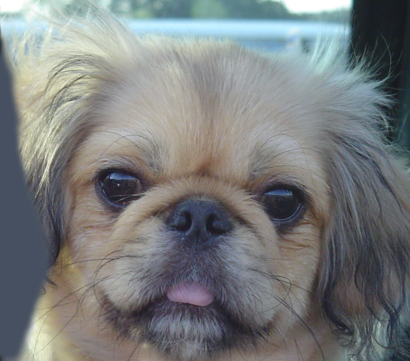
#> input picture hw1/task1and2_hybrid_pyramid/dog.bmp, 410 x 361 px
$ jupyter execute --allow-errors hw1.ipynb
#> lines starting #> are read from the running program, lines starting #| are printed output that depends on the picture
# task 1: Hybrid image

Using low-pass filter on image A and high-pass filter on image B

Then add then together.

Procedure:

1. multiply the input image by $(-1)^{x+y} $ to center the transform

2. compute FT of input image => get the freq img

3. Multiply the filter

4. compute inverse FT => get the time img

5. multiply by $(-1)^{x+y}$

[cell 1]
import imageio
from PIL import Image
import scipy.fftpack as fp
from scipy.signal import convolve2d
import numpy as np
import matplotlib.pyplot as plt
import cv2

[cell 2]
def give_me_freq(img):
    result_img = np.zeros(img.shape)
    for i in range(img.shape[0]):
        for j in range(img.shape[1]):
            result_img[i, j] = img[i, j] * (-1)**(i+j)
    return fp.fft2(result_img)

[cell 3]
def give_me_time(freq):
    img = fp.ifft2(freq)
    result_img = np.zeros(img.shape)
    for i in range(img.shape[0]):
        for j in range(img.shape[1]):
            result_img[i, j] = img[i, j] * (-1)**(i+j)
    return result_img

[cell 4]
def low_pass_filter(img, r=40, filter_type='ideal'):
    low_pass_img = np.zeros(shape=img.shape)
    center = low_pass_img.shape[0] // 2, low_pass_img.shape[1] // 2
    for i in range(low_pass_img.shape[0]):
        for j in range(low_pass_img.shape[1]):
            if filter_type == 'gaussian':
                c = -1.0 * ((i - center[0])**2 + (j - center[1])**2) / (2 * r**2)
                #print(c)
                low_pass_img[i, j] = np.exp(c)
                #print(math.exp(-(((i-center[0])**2 + (j-center[1])**2) / 2*r**2)))
            elif filter_type == 'ideal':
                if (i-center[0])**2 + (j-center[1])**2 < r**2:
                    low_pass_img[i, j] = 1
    return low_pass_img

[cell 5]
def high_pass_filter(img, r=40, filter_type='ideal'):
    high_pass_img = np.zeros(shape=img.shape)
    center = high_pass_img.shape[0] / 2, high_pass_img.shape[1] / 2
    for i in range(high_pass_img.shape[0]):
        for j in range(high_pass_img.shape[1]):
            if filter_type == 'gaussian':
                c = -1.0 * ((i - center[0])**2 + (j - center[1])**2) / (2 * r**2)
                #print(c)
                high_pass_img[i, j] = 1 - np.exp(c)
                #print(math.exp(-(((i-center[0])**2 + (j-center[1])**2) / 2*r**2)))
            elif filter_type == 'ideal':
                if (i-center[0])**2 + (j-center[1])**2 > r**2:
                    high_pass_img[i, j] = 1
    return high_pass_img

[cell 6]
def filter_img(fname, freq='low', filter_type='ideal', r=20, gray=True):
    if gray == True:
        img_arr = cv2.imread(fname, cv2.IMREAD_GRAYSCALE)
        img_freqs = [give_me_freq(img_arr)]
    else:
        img_arr = cv2.imread(fname, cv2.IMREAD_GRAYSCALE)
        img_freqs = [give_me_freq(img_arr[:,:,i]) for i in range(img_arr.shape[2])]
    img_freq = give_me_freq(img_arr)
    if freq == 'low':
        filtered_freqs = [np.multiply(low_pass_filter(i, r, filter_type), i) for i in img_freqs]
    else:
        filtered_freqs = [np.multiply(high_pass_filter(i, r, filter_type), i) for i in img_freqs]
    filtered_imgs = [give_me_time(i) for i in filtered_freqs]
    filtered_imgs = [np.nan_to_num(i, 0) for i in filtered_imgs]
    filtered_imgs = [i / max(i.flatten()) for i in filtered_imgs]
    filtered_imgs = [np.sqrt(i**2) for i in filtered_imgs]
    return np.dstack(filtered_imgs)

[cell 7]
def hybrid_img(img_low='task1and2_hybrid_pyramid/dog.bmp', img_high='task1and2_hybrid_pyramid/cat.bmp',
               save_name='mixed.png', gray=True, filter_type='gaussian', r=20):
    img1 = filter_img(img_low, 'low', 'gaussian', r=r, gray=gray)
#> after the loop in give_me_freq, `for i in range(img.shape[0]):`:
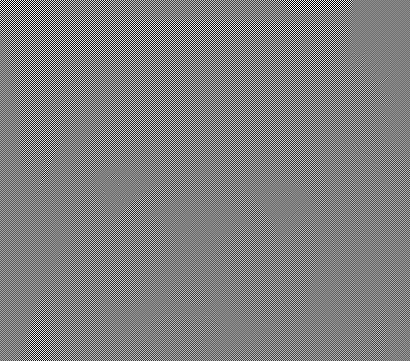
#> result_img: shape (361, 410) float64; min -255, max 255, mean 0; drawn with min black and max white
#> in filter_img, `filtered_freqs = [np.multiply(low_pass_filter(i, r, filter_type), i) f..`: filtered_freqs = 1 item
    img2 = filter_img(img_high, 'high', 'gaussian', r=r, gray=gray)
#> call 2 of filter_img, with fname = 'task1and2_hybrid_pyramid/cat.bmp', freq = 'high', filter_type = 'gaussian', r = 20, gray = True
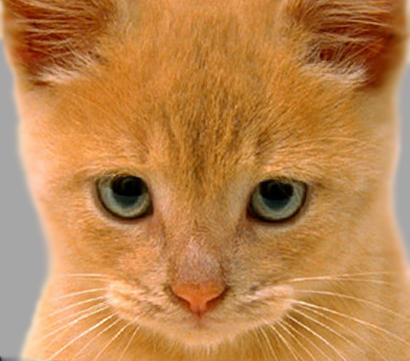
#> input picture hw1/task1and2_hybrid_pyramid/cat.bmp, 410 x 361 px
#> in filter_img (call 2), `img_arr = cv2.imread(fname, cv2.IMREAD_GRAYSCALE)`:
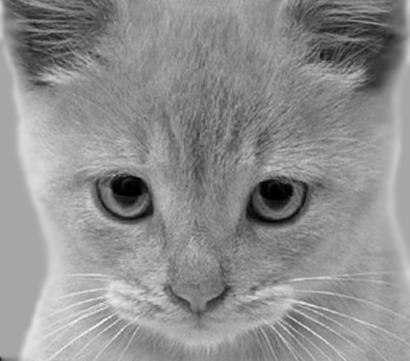
#> img_arr: shape (361, 410); min 0, max 252, mean 142.9
#> in filter_img (call 2), `return np.dstack(filtered_imgs)`:
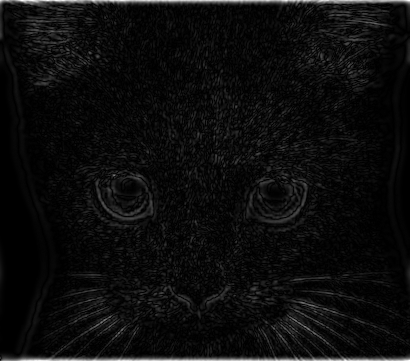
#> returned value: shape (361, 410, 1) float64; min 1.42e-12, max 1, mean 0.0509
    result_img = np.real(img1 + img2) / 2
#> result_img: shape (361, 410, 1) float64
    imageio.imsave(save_name, result_img)

#> (a cell that did not finish here is left out)

# task2: image pyramid

[cell 9]
def create_kernel(nb_rows=3, nb_cols=3, r=1.5):
    center = nb_rows // 2, nb_cols // 2
    kernel = np.zeros(shape=(nb_rows, nb_cols))
    for i in range(nb_rows):
        for j in range(nb_cols):
            c = -1.0 * ((i - center[0])**2 + (j - center[1])**2) / (2 * r**2)
            #print(c)
            kernel[i, j] = np.exp(c)
    return kernel / np.sum(kernel.flatten())

[cell 10]
def reduce(img, kernel):
    reduced = convolve2d(img, kernel, 'same')
    #reduced = convolve2d(img, kernel, 'same')
    reduced = reduced[::2, ::2]
    return reduced

[cell 11]
def expand(img, kernel):
    expanded = np.zeros((img.shape[0]*2, img.shape[1]*2))
    expanded[::2, ::2] = img
    expanded[1::2, 1::2] = img
    #expanded = convolve2d(expanded, kernel, 'same')
    expanded = convolve2d(expanded, kernel, 'same')
    return expanded

[cell 12]
def gaussian_pyramid(img, levels=5, kernel=None):
    pyramid_list = []
    current_img = img
    for i in range(levels):
        reduced = reduce(current_img, kernel)
        pyramid_list.append(reduced)
        current_img = reduced
    return pyramid_list

[cell 13]
def laplacian_pyramid(pyramid_list, kernel=None):
    laplacian_pyramid_list = []
    for i in range(len(pyramid_list)-1):
        expanded = expand(pyramid_list[i+1], kernel)
        reconstructed = pyramid_list[i] - expanded[:pyramid_list[i].shape[0],
                                                   :pyramid_list[i].shape[1]]
        laplacian_pyramid_list.append(reconstructed)
    laplacian_pyramid_list.append(pyramid_list[-1])
    return laplacian_pyramid_list

[cell 14]
img_ori = imageio.imread('task1and2_hybrid_pyramid/dog.bmp')

[cell 15]
img_arr = cv2.imread('task1and2_hybrid_pyramid/dog.bmp', cv2.IMREAD_GRAYSCALE)

[cell 16]
kernel = create_kernel(5, 5, 1.5)
gs = gaussian_pyramid(img_arr, 5, kernel)
#> after the loop in gaussian_pyramid, `for i in range(levels):`: pyramid_list = 5 items
#> gs = 5 items
ls = laplacian_pyramid(gs, kernel)
#> the loop in laplacian_pyramid, `for i in range(len(pyramid_list)-1):` made 4 passes
#> pass 2, in laplacian_pyramid, `reconstructed = pyramid_list[i] - expanded[:pyramid_list[i].shape[0], ..`:
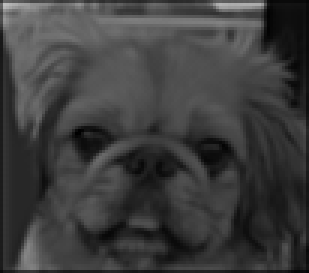
#> reconstructed: shape (91, 103) float64 (shown 3 times larger); min 0.901, max 189.5, mean 61.8
#> after the loop in laplacian_pyramid, `for i in range(len(pyramid_list)-1):`: laplacian_pyramid_list = 4 items
#> ls = 5 items

[cell 17]
gs_freq = [give_me_freq(im) for im in gs]
#> in give_me_freq (call 6), `result_img = np.zeros(img.shape)`: result_img: shape (91, 103) float64; every value is 0
#> in give_me_freq (call 7), `result_img = np.zeros(img.shape)`: result_img: shape (46, 52) float64; every value is 0
#> in give_me_freq (call 8), `result_img = np.zeros(img.shape)`: result_img: shape (23, 26) float64; every value is 0
#> gs_freq = 5 items
ls_freq = [give_me_freq(im) for im in ls]
#> after the loop in give_me_freq (call 10), `for i in range(img.shape[0]):`:
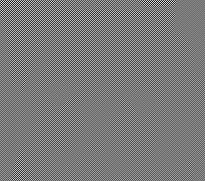
#> result_img: shape (181, 205) float64; min -189.2, max 204.6, mean -0.2; drawn with min black and max white
#> after the loop in give_me_freq (call 11), `for i in range(img.shape[0]):`:
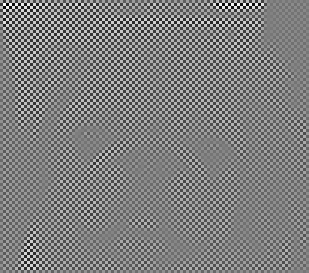
#> result_img: shape (91, 103) float64 (shown 3 times larger); min -185.6, max 189.5, mean -0.2; drawn with min black and max white
#> after the loop in give_me_freq (call 12), `for i in range(img.shape[0]):`:
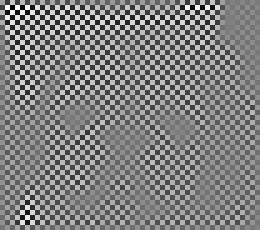
#> result_img: shape (46, 52) float64 (shown 5 times larger); min -167.9, max 167.8, mean -0.2; drawn with min black and max white
#> after the loop in give_me_freq (call 13), `for i in range(img.shape[0]):`:
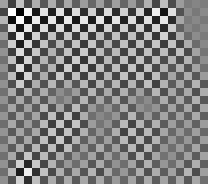
#> result_img: shape (23, 26) float64 (shown 8 times larger); min -162.3, max 156.7, mean -0.2; drawn with min black and max white
#> ls_freq = 5 items

[cell 18]
_, axarr = plt.subplots(4,6, figsize=(15,10))
aspect = 'auto'
cmap='winter'

axarr[0,0].imshow(img_ori, aspect=aspect)
for i in range(1, len(gs)+1):
    axarr[0, i].imshow(gs[i-1], cmap='gray', aspect=aspect)
    axarr[1, i].imshow(ls[i-1], cmap='gray', aspect=aspect)
    axarr[2, i].imshow(np.log10(abs(gs_freq[i-1])), cmap=cmap, aspect=aspect)
    axarr[3, i].imshow(np.log10(abs(ls_freq[i-1])), cmap=cmap, aspect=aspect)
#> this loop made 5 passes
plt.savefig('pyramid.png')
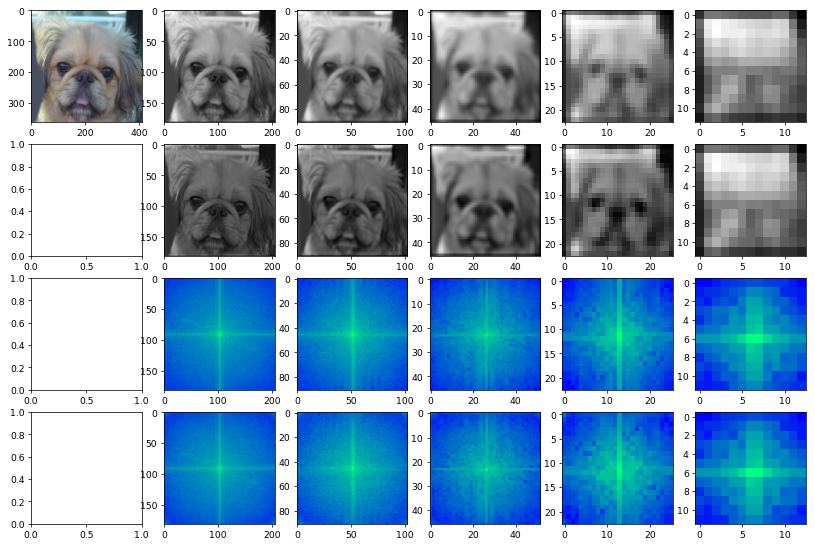
#> figure drawn by matplotlib, 21 panels
plt.show()
plt.close()
